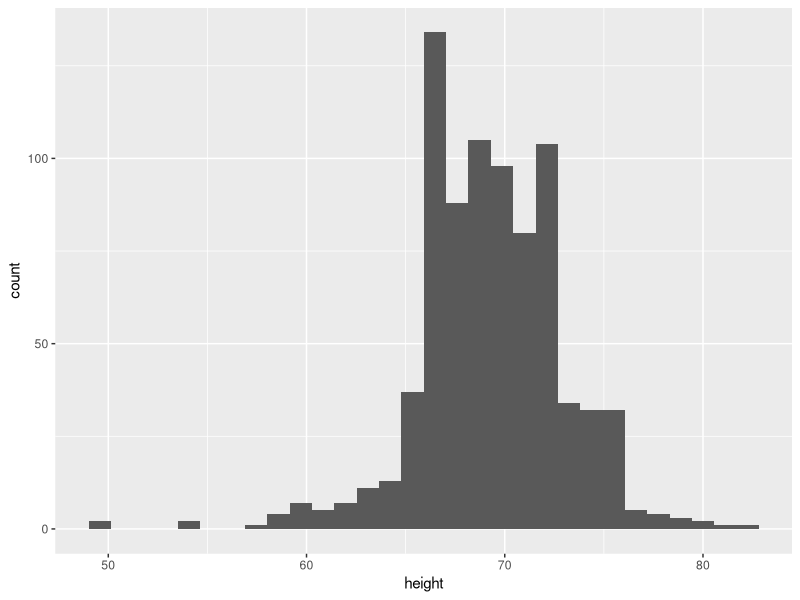
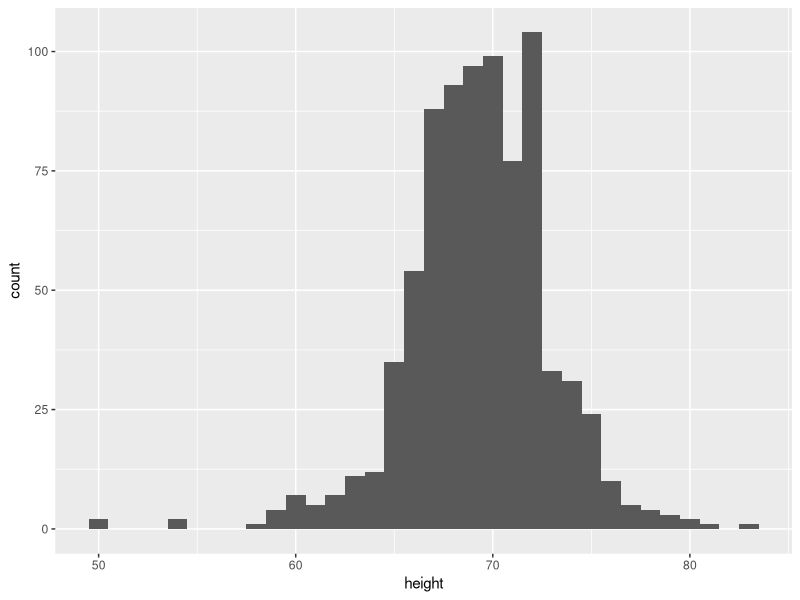
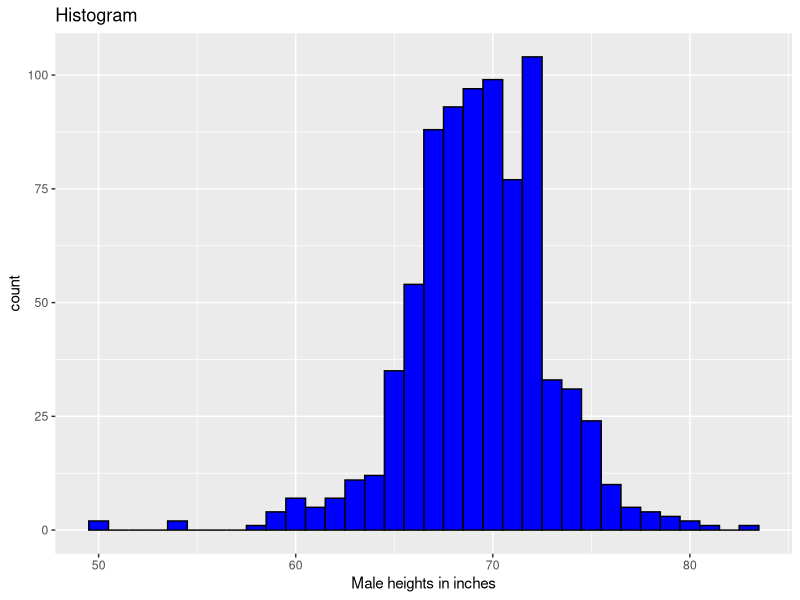
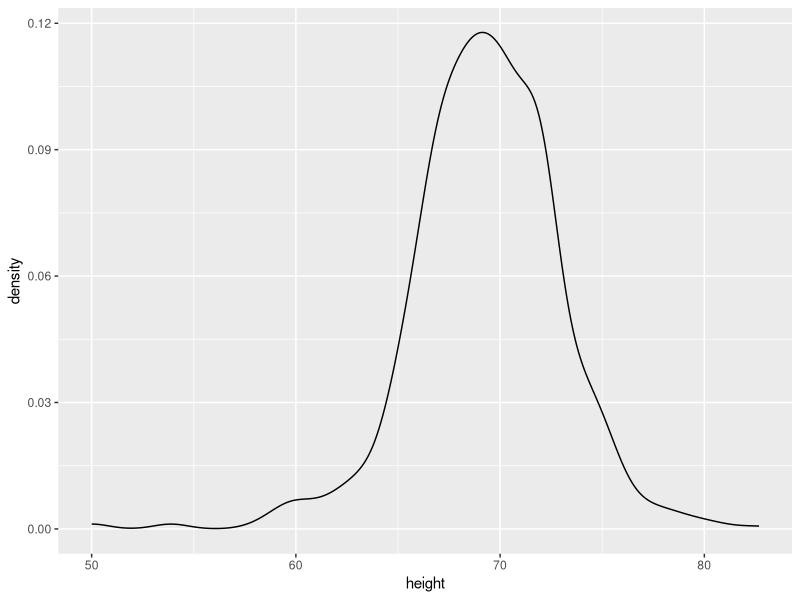
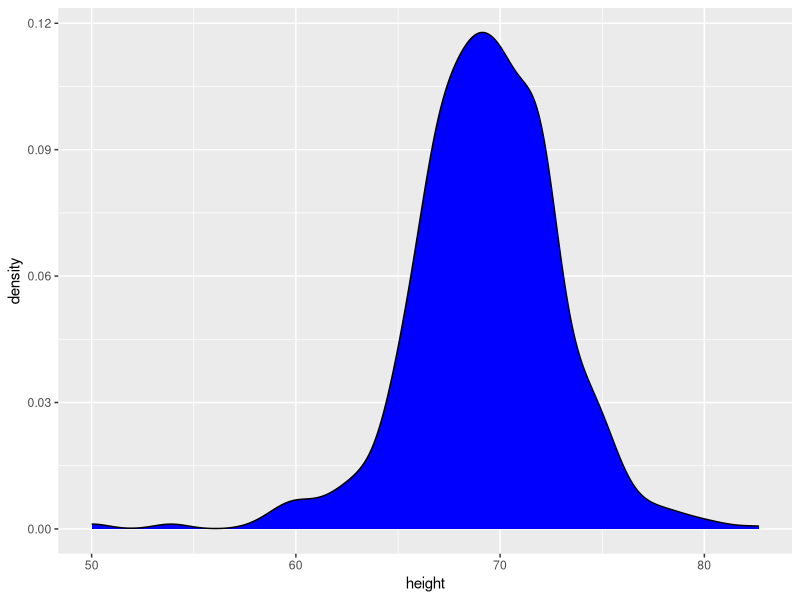
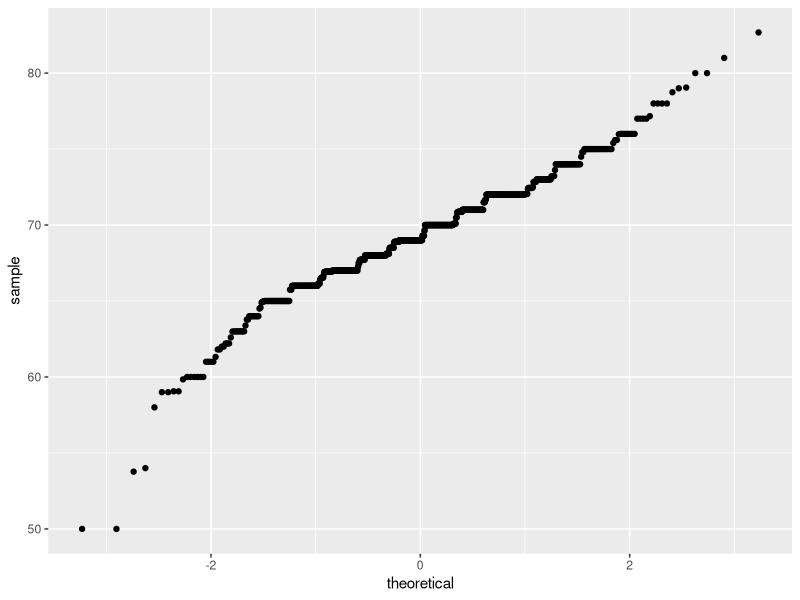
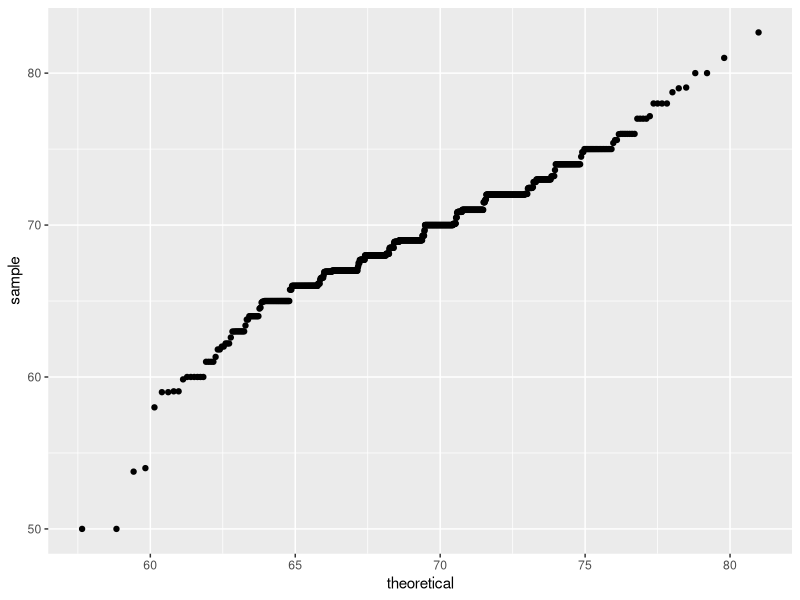
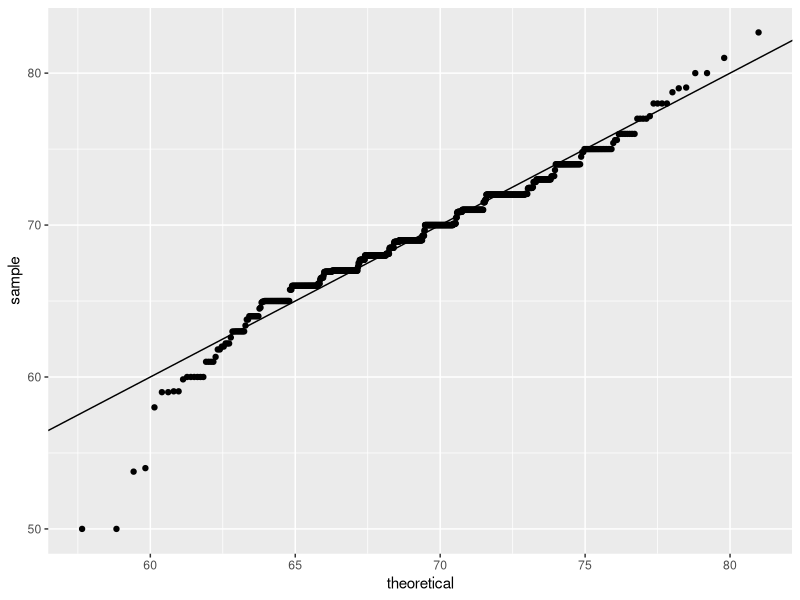

Write R code to recreate these figures, in order.
## We can try to make some of the summary plots we have previously described.
## Let's start with the histogram for the male heights.
## So in a first step, we need to filter the heights to only include the males.
## We do this using the filter function.
library(tidyverse)
library(dslabs)
data(heights)
heights %>% filter(sex == "Male")
## Now that we have a data set, the next step is deciding what geometry we need.
## geom_histogram is the correct geometry for making histograms in ggplot.
## Looking at the help file for this function, we learn that the only required 
## argument is x, the variable for which we will construct a histogram.
## We're going to do it in two steps. First, we're going to define a graph object
## p, that has the data piped into the ggplot function and defines the aesthetic 
## mapping that tells us that heights is what we're going to make a histogram of.
p <- heights %>% filter(sex == "Male") %>% ggplot(aes(x = height))
## And then we add the geom_histogram layer, which will create the plot.
p + geom_histogram()
## Now when we do this, we notice that we get a warning or a message saying that 
## the bin width was not picked, and it was picked for us. We can add the bin width
## that we want through the arguments.
p + geom_histogram(binwidth = 1)
## We have geometry_histogram and we define the band width to be one.

## To change colour and add a title:
p + geom_histogram(binwidth = 1, fill = "blue", col = "black") +
  xlab("Male heights in inches") +
  ggtitle("Histogram")


## To create Smooth Densities:
##  geom_density() on the same plot object p and add colour.
p + geom_density()
p + geom_density(fill = "blue")


## QQ plots:
## geom_qq()
## For geom_qq() we need to specify the sample argument. We will look into sample
## later. For now, sample is where you specify the data for qq plot
## We need to redefine p as we need to use the argument sample.
p <- heights %>% filter(sex == "Male") %>%
  ggplot(aes(sample = height))
p + geom_qq()
## By default, the Q-Q plot is compared to the normal distribution with avg = 0
## and sd = 1. To change this, we need to use the dparams argument. For that, we 
## we create a separate object.
params <- heights %>%
  filter(sex == "Male") %>%
  summarize(mean = mean(height), sd = sd(height))
p + geom_qq(dparams = params)
## We can then add identity lines to see how well the normal approximation works.
## And in this case, we simply add the layer geom_abline(), which adds an 
## identity line. And we see that the points fall roughly on the line.
## This is because this data is approximately normal.
p + geom_qq(dparams = params) +
  geom_abline()
## Another option here is to first scale the data so that we have them in
## standard units and plot it against the standard normal distribution.
## This saves us the step of having to compute the mean and standard deviation.
heights %>%
  ggplot(aes(sample = scale(height))) +
  geom_qq() +
  geom_abline()


## Grid Plots:
## One way to do that is to use the gridExtra package, which has a function
## called grid.arrange that lets us show different plot objects next to each other.
## To do that, what we do is we first define plots and we assign them to objects.
## We save them into objects.
p <- heights %>% filter(sex == "Male") %>% ggplot(aes(x = height))
p1 <- p + geom_histogram(binwidth = 1, fill = "blue", col = "black")
p2 <- p + geom_histogram(binwidth = 2, fill = "blue", col = "black")
p3 <- p + geom_histogram(binwidth = 3, fill = "blue", col = "black")
## So in this case, we're creating three different histograms.
## And we're saving them to the objects p1, p2, p3. Then to show them next to 
## each other we use the grid.arrange().
## install.packages("gridExtra")
library(gridExtra)
grid.arrange(p1, p2, p3, ncol = 3)
